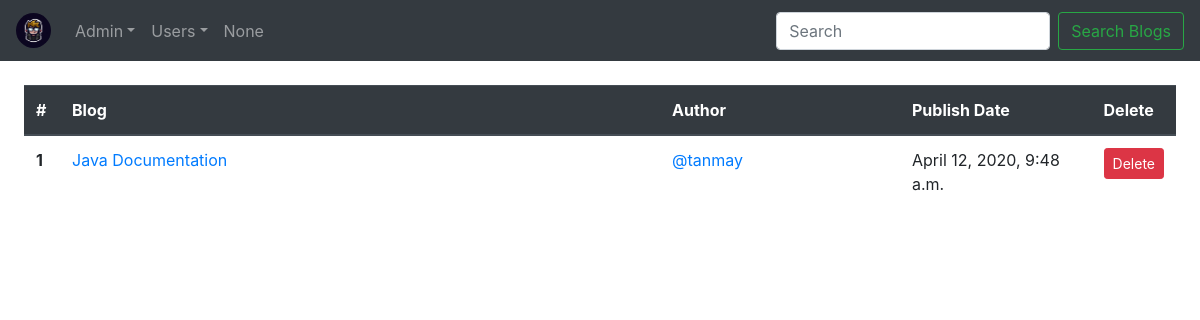
Page /Ad/home on the earlier database version.
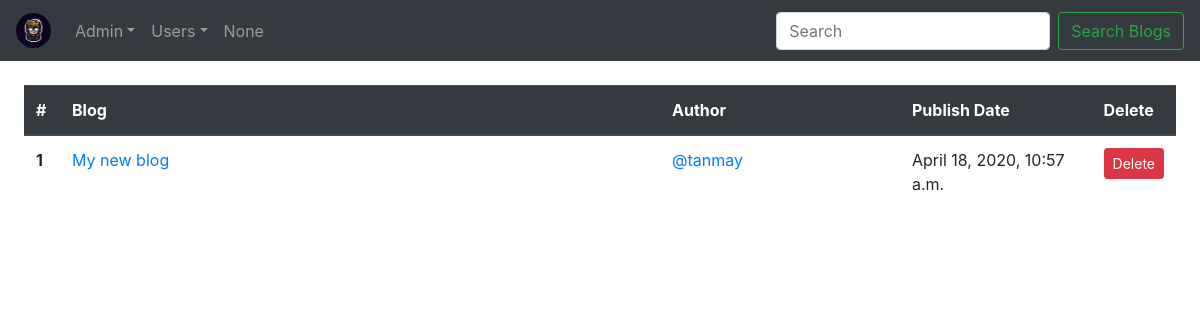
Same page on the later database version.
### blog/models.py (models this page shows)
class Blog(models.Model):
    author_id=models.IntegerField(default=0)
    title=models.CharField(max_length=100, blank=False)
    publish_date=models.DateTimeField(default=datetime.datetime.today())
    content=models.TextField(max_length=5000)
    last_modified=models.DateTimeField(default=datetime.datetime.today())

class Author(models.Model):
    author_name=models.CharField(max_length=50, blank=False)
    avatar=models.CharField(max_length=50, blank=False)
    description=models.TextField()
    password=models.CharField(max_length=20, blank=False, default='admin')

### adminblock/views.py (the view)
# urls.py: path('Ad/home',views.admin_home,name="admin_home"),
def admin_home(request):
    context = {}
    context['admin'] = {'avatar':getAdmin(request)}
    temp = []
    blogs = getBlogs()
    for blog in blogs:
        avatar = blog['avatar']
        id = Author.objects.filter(avatar__exact=avatar)[0].id
        blog['author_id'] = id
        temp.append(blog)
    context['blogs'] = temp
    return render(request, 'admin_home.html', context=context)

### adminblock/views.py (called while the page is built)
def getAdmin(request):
    if request.session.has_key('admin'):
        avatar = request.session['admin']
        return avatar

### blog/views.py (called while the page is built)
def getAuthorIdAndAvatar():
    authors = Author.objects.all().values('id','avatar')
    output={}
    for author in authors:
        output[author['id']] = author['avatar']
    return output

def getBlogs():
    posts = []
    blogs = Blog.objects.all()
    id_to_avatar = getAuthorIdAndAvatar()
    for blog in blogs:
        temp = {
            'id': blog.id,
            'avatar' :id_to_avatar[blog.author_id],
            'title': blog.title,
            'publish_date': blog.publish_date,
            'content': blog.content,
            'last_modified': blog.last_modified
        }
        posts.append(temp)
    return posts

### adminblock/templates/admin_home.html (shortened to what this page needs)
{% extends 'admin_template.html' %}
{% load static %}
{% load bootstrap4 %}
{% block content %}
  <div class="block-container admin_main_block">
    <table class="table">
      <thead class="thead-dark">
        <tr>
          <th class="admin_table_sno" scope="col">#</th>
          <th class="admin_table_blog_name" scope="col">Blog</th>
          <th class="admin_table_author_name" scope="col">Author</th>
          <th scope="col">Publish Date</th>
          <th scope="col">Delete</th>
        </tr>
      </thead>
      <tbody>
      {% for blog in blogs %}
      <tr>
        <th scope="row">{{ forloop.counter }}</th>
        <td><a href="{% url 'admin_blog_display' blog_id=blog.id %}">{{blog.title}}</a></td>
        <td><a href="{% url 'admin_user_display' id=blog.author_id %}">{{blog.avatar}}</a></td>
        <td>{{blog.publish_date}}</td>
        <td><a class="btn btn-danger btn-sm admin_table_button" href="{% url 'admin_blog_delete_display' id=blog.id %}">Delete</a></td>
      </tr>
      {% endfor %}
      </tbody>
    </table>
  </div>
{% endblock content %}

### adminblock/templates/admin_template.html (shortened to what this page needs)
{% load static %}
<!DOCTYPE html>
<html lang="en">
<head>
  <link rel="stylesheet" href="{% static '/css/blog.css' %}">
  <link rel="stylesheet" href="{% static '/css/new_blog.css' %}">
  <link rel="stylesheet" href="{% static '/css/container.css' %}">
  <link rel="stylesheet" href="{% static '/css/admin.css' %}">
  {% load bootstrap4 %}
  {% bootstrap_css %}
  <link rel="stylesheet" href="{% static 'css/logo.css' %}">
</head>
<body>
  <div>
    <nav class="navbar navbar-expand-lg navbar-dark bg-dark">
      <div class="collapse navbar-collapse" id="navbarTogglerDemo01">
        <a class="navbar-brand" href="/Ad/home">
          <img class="my-blog-logo rounded-circle" src='{% static "img/logo.jpg" %}' alt="">
        </a>
        <ul class="navbar-nav mr-auto mt-2 mt-lg-0">
          <li class="nav-item dropdown">
            <a href="#" class="nav-link dropdown-toggle" data-toggle="dropdown">Admin</a>
          </li>
          <li class="nav-item">
            <div class="dropdown">
              <a href="#" class="nav-link dropdown-toggle" data-toggle="dropdown">Users</a>
            </div>
          </li>
          {% if admin %}
          <li class="nav-item">
           <a class="nav-link">{{admin.avatar}}</a>
          </li>
          {% endif %}
        </ul>
        <form class="form-inline my-2 my-lg-0">
          <input class="form-control mr-sm-2" type="search" placeholder="Search" aria-label="Search">
          <button class="btn btn-outline-success my-2 my-sm-0" type="submit">Search Blogs</button>
        </form>
      </div>
    </nav>
  </div>
  {% block content %}
  {% endblock content %}
</body>
</html>

### blog/static/css/blog.css (style rules this page uses)
body { background-color: #cfc9c9; }
input, textarea { text-align: justify; }

### adminblock/static/css/container.css (style rules this page uses)
.block-container { margin: 0 2vw; }

### adminblock/static/css/admin.css (style rules this page uses)
.admin_main_block { margin-top: 3vh; }
.admin_table_sno { width: 3vw; }
.admin_table_blog_name { width: 50vw; }
.admin_table_author_name { width: 20vw; }
.admin_table_button { width: 100%; }

### adminblock/static/css/logo.css (style rules this page uses)
.my-blog-logo { min-width: 35px; min-height: 35px; max-width: 50px; max-height: 50px; width: 2vw; height: 2vw; margin: 0 0; padding: 0 0; }

Differences in the rows shown:
removed Blog: title "Java Documentation", publish_date "April 12, 2020, 9:48 a.m."
added Blog: title "My new blog", publish_date "April 18, 2020, 10:57 a.m."
Other differences:
new list line: "1 Delete"
new list line: "@tanmay"
list line gone: "1 Delete"
list line gone: "@tanmay"
